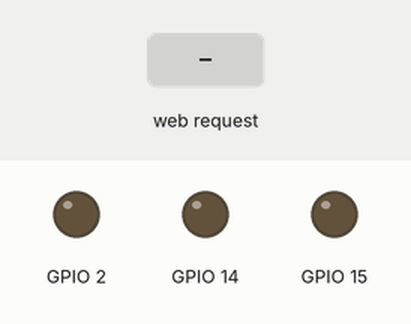
This sketch was run on a simulated ESP32. Parts: output pins drawn as LEDs (lit = HIGH). Inputs (shaded band) come from the test bench. WiFi joins after 1.5 s; servers stay silent unless stated; what the sketch prints to the serial monitor is not drawn.

Above: at 2.7 s.
2.8 s: HTTP request GET /F received
At 4.0 s:
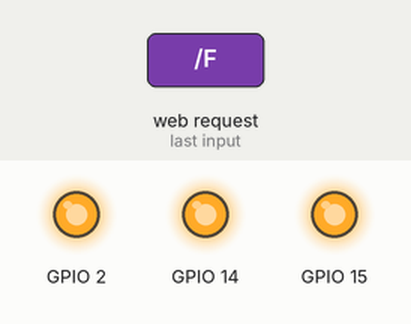
4.3 s: HTTP request GET /B received
At 5.3 s:
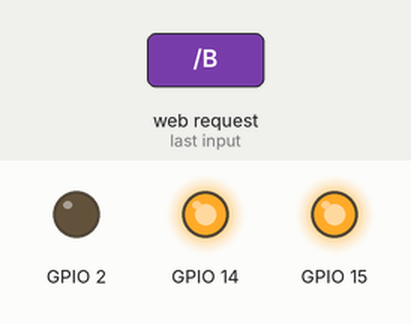
5.8 s: HTTP request GET /L received
At 6.4 s:
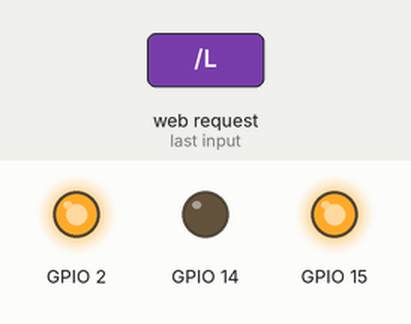
7.3 s: HTTP request GET /R received
At 7.6 s:
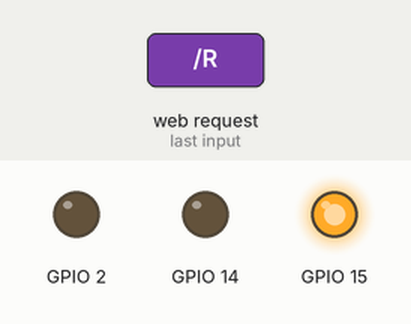
8.8 s: HTTP request GET /ER received
At 9.9 s:
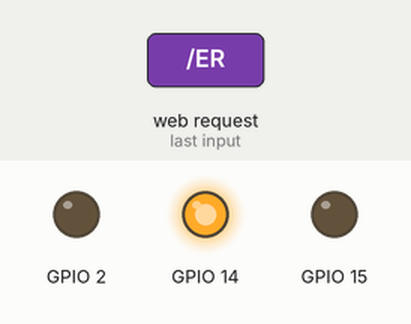
10.3 s: HTTP request GET /EL received
At 11.1 s:
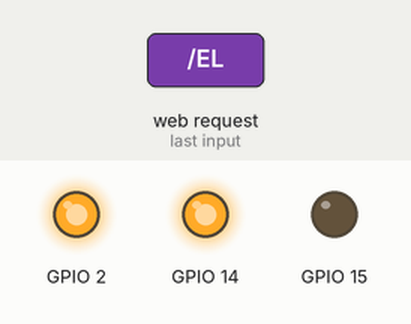
Timing chart, 0 to 12.8 s (numbered marks = the images above; inputs shaded):
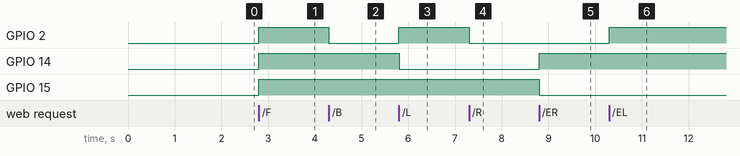

Measured:
- after the input at 2.8 s, GPIO 2, GPIO 14, GPIO 15: LOW → HIGH at once
- after the input at 4.3 s, GPIO 2: HIGH → LOW at once
- after the input at 5.8 s, GPIO 2: LOW → HIGH at once; GPIO 14: HIGH → LOW at once
- after the input at 7.3 s, GPIO 2: HIGH → LOW at once
- after the input at 8.8 s, GPIO 14: LOW → HIGH at once; GPIO 15: HIGH → LOW at once
- after the input at 10.3 s, GPIO 2: LOW → HIGH at once

The sketch:

wireless_commands.ino
```cpp
#include <WiFi.h>

const char* ssid = "DIGI_106918";
const char* password = "ddccef96";

void forward();
void backward();
void left();
void right();
void extremeleft();
void extremeright();
void stop();
void returnback();

WiFiServer server(80);

void setup()
{
    Serial.begin(115200);
    pinMode(15, OUTPUT);
    pinMode(14, OUTPUT);
    pinMode(2, OUTPUT);

    Serial.println();
    Serial.println();
    Serial.print("Connecting to ");
    Serial.println(ssid);

    WiFi.begin(ssid, password);

    while (WiFi.status() != WL_CONNECTED) {
        delay(500);
        Serial.print(".");
    }

    Serial.println("");
    Serial.println("WiFi connected.");
    Serial.println("IP address: ");
    Serial.println(WiFi.localIP());

    server.begin();
int value = 0;
}
void loop(){
 WiFiClient client = server.available();   // listen for incoming clients

  if (client) {                             // if you get a client,
    Serial.println("New Client.");           // print a message out the serial port
    String currentLine = "";                // make a String to hold incoming data from the client
    while (client.connected()) {            // loop while the client's connected
      if (client.available()) {             // if there's bytes to read from the client,
        char c = client.read();             // read a byte, then
        Serial.write(c);                    // print it out the serial monitor
        if (c == '\n') {                    // if the byte is a newline character

          // if the current line is blank, you got two newline characters in a row.
          // that's the end of the client HTTP request, so send a response:
          if (currentLine.length() == 0) {
            // HTTP headers always start with a response code (e.g. HTTP/1.1 200 OK)
            // and a content-type so the client knows what's coming, then a blank line:
            client.println("HTTP/1.1 200 OK");
            client.println("Content-type:text/html");
            client.println();

            // the content of the HTTP response follows the header:
            client.print("Click <a href=\"/F\">here</a> for forward.<br>");
            client.print("Click <a href=\"/B\">here</a> for backward.<br>");
            client.print("Click <a href=\"/L\">here</a> for left.<br>");
            client.print("Click <a href=\"/R\">here</a> for right.<br>");
            client.print("Click <a href=\"/EL\">here</a> for extreme left.<br>");
            client.print("Click <a href=\"/ER\">here</a> for extreme right.<br>");
            client.print("Click <a href=\"/S\">here</a> for stop.<br>");
            client.print("Click <a href=\"/X\">here</a> for return back.<br>");

            // The HTTP response ends with another blank line:
            client.println();
            // break out of the while loop:
            break;
          } else {    // if you got a newline, then clear currentLine:
            currentLine = "";
          }
        } else if (c != '\r') {  // if you got anything else but a carriage return character,
          currentLine += c;      // add it to the end of the currentLine
        }

        // Check to see if the client request was "GET /H" or "GET /L":
        if (currentLine.endsWith("GET /F")) {
          forward();
          Serial.println("forward");
        }
        if (currentLine.endsWith("GET /B")) {
          backward();
          Serial.println("backward");
        }
        if (currentLine.endsWith("GET /L")) {
          left();
          Serial.println("left");
        }
        if (currentLine.endsWith("GET /R")) {
          right();
          Serial.println("right");
        }
        if (currentLine.endsWith("GET /ER")) {
          extremeright();
          Serial.println("extreme right");
        }
        if (currentLine.endsWith("GET /EL")) {
          extremeleft();
          Serial.println("extreme left");
        }
        if (currentLine.endsWith("GET /S")) {
          stop();
          Serial.println("stop");
        }
        if (currentLine.endsWith("GET /X")) {
          returnback();
          Serial.println("return back");
        }
      }
    }
    // close the connection:
    client.stop();
    Serial.println("Client Disconnected.");
  }
}

void forward(){
  digitalWrite(2, HIGH);
  digitalWrite(14, HIGH);
  digitalWrite(15, HIGH);
}

void backward(){
  digitalWrite(2, LOW);
  digitalWrite(14, HIGH);
  digitalWrite(15, HIGH);
}
void left(){
  digitalWrite(2, HIGH);
  digitalWrite(14, LOW);
  digitalWrite(15, HIGH);
}
void right(){
  digitalWrite(2, LOW);
  digitalWrite(14, LOW);
  digitalWrite(15, HIGH);
}
void extremeleft(){
  digitalWrite(2, HIGH);
  digitalWrite(14, HIGH);
  digitalWrite(15, LOW);
}
void extremeright(){
  digitalWrite(2, LOW);
  digitalWrite(14, HIGH);
  digitalWrite(15, LOW);
}
void stop(){
  digitalWrite(2, HIGH);
  digitalWrite(14, LOW);
  digitalWrite(15, LOW);
}
void returnback(){
  digitalWrite(2, LOW);
  digitalWrite(14, LOW);
  digitalWrite(15, LOW);
}
```
